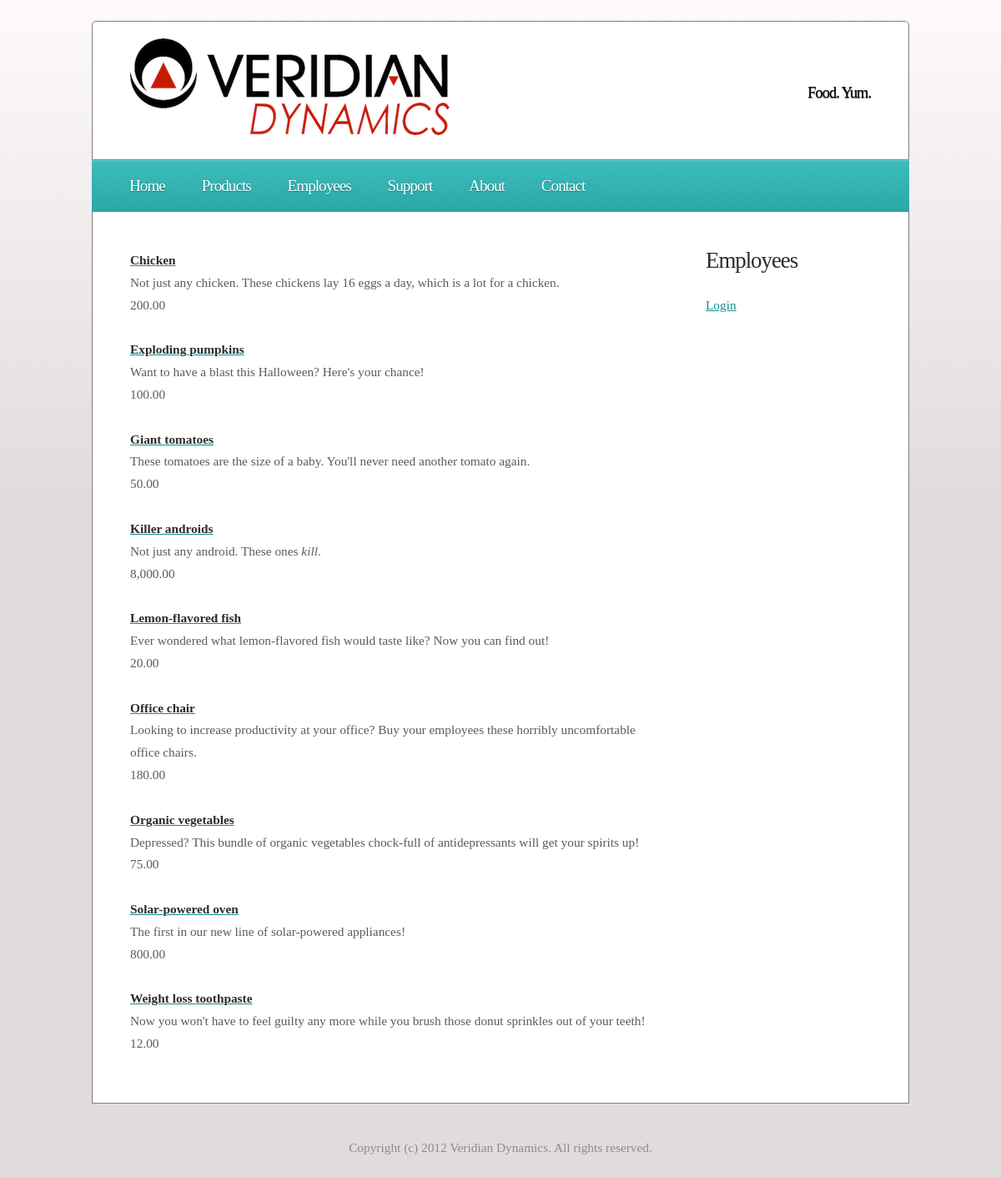
The page /site-insecure/products.php on the database its author committed.
### tables this page shows
CREATE TABLE `products` (
  `id` int(10) NOT NULL auto_increment,
  `name` varchar(50) NOT NULL,
  `description` varchar(1000) NOT NULL,
  `cost` float NOT NULL,
  PRIMARY KEY  (`id`),
  UNIQUE KEY `name` (`name`)
);

### site-insecure/products.php (the view, shortened to what this page needs)
<!DOCTYPE html PUBLIC "-//W3C//DTD XHTML 1.0 Strict//EN" "http://www.w3.org/TR/xhtml1/DTD/xhtml1-strict.dtd">
<html xmlns="http://www.w3.org/1999/xhtml">
<head>
<link rel="stylesheet" type="text/css" href="style.css" />
</head>
<body>
<div id="wrapper">
	<div id="header">
		<div id="logo">
                        <img id="toplogo" src="images/Veridian.png" alt="" />
		</div>
		<div id="slogan">
			<h2>Food. Yum.</h2>
		</div>
	</div>
	<div id="menu">
		<ul>
			<li class="first current_page_item"><a href="index.php">Home</a></li>
			<li><a href="products.php">Products</a></li>
			<li><a href="employee_list.php">Employees</a></li>
			<li><a href="support.php">Support</a></li>
			<li><a href="about.php">About</a></li>
			<li class="last"><a href="contact.php">Contact</a></li>
		</ul>
		<br class="clearfix" />
	</div>
	<div id="page">
		<div id="content">
			<div class="box" id="content-box1">
				<?php
                if (isset($_GET["id"]) && $_GET["id"] > 0)
				{
					$prdid = $_GET["id"];
					$query = "SELECT * FROM products WHERE id= $prdid";
					$result = mysql_query($query);
					if ( $obj = @mysql_fetch_object($result) )
					{
						echo "<table border=\"0\">";
						echo "<tr><td><strong>Name:</strong></td><td>$obj->name</td></tr>";
						echo "<tr><td><strong>Cost:</strong></td><td>" . money_format('$%i', $obj->cost) . "</td></tr>";
						echo "<tr><td valign=\"top\"><strong>Description:</strong></td><td>$obj->description</td></tr>";
						echo "</table>";
					}
				}
                                else
                                {
				$query = "SELECT * FROM `products` ORDER BY name";
				$result = mysql_query($query);
				$num = mysql_numrows($result);
				for ($i = 0; $i < $num; $i++)
				{
					echo "<a href=\"?id=" . mysql_result($result, $i, "id") . "\"><strong>" . mysql_result($result, $i, "name") . "</strong></a><br />";
					echo mysql_result($result, $i, "description") . "<br />";
					echo money_format('$%i', mysql_result($result, $i, "cost")) . "<br /><br />";
				}
				}
				?>
			</div>
			<br class="clearfix" />
		</div>
		<div id="sidebar">
			<div class="box">
				<h3>Employees</h3>
				<ol>
				<?php
				if (isset($_SESSION["valid_id"]))
				{
					echo "<li><a href=\"employees.php\">Profile</a></li>";
					echo "<li><a href=\"logout.php\">Logout</a></li>";
				}
				else
				{
					echo "<li><a href=\"login.php\">Login</a></li>";
				}
				?>
				</ol>
			</div>
		</div>
		<br class="clearfix" />
	</div>
</div>
<div id="footer">
	Copyright (c) 2012 Veridian Dynamics. All rights reserved.
</div>
</body>
</html>

### site-insecure/style.css (style rules this page uses)
* { margin: 0; padding: 0; }
a { text-decoration: underline; color: #0F8C8C; }
body { font-size: 11.5pt; color: #5C5B5B; line-height: 1.75em; background: #E0DCDC url(images/img01.gif) repeat-x top left; }
body,input { font-family: Georgia, serif; }
strong { color: #2C2B2B; }
h1,h2,h3,h4 { font-weight: normal; letter-spacing: -1px; }
h2 { font-size: 2.25em; }
h2,h3,h4 { color: #2C2B2B; margin-bottom: 1em; }
h3 { font-size: 1.75em; }
#toplogo { margin-top:15px; }
ul { margin-bottom: 1.5em; }
.box { overflow: hidden; margin-bottom: 1em; }
#content { width: 665px; float: left; padding: 0; }
#content-box1 { width: 640px; float: left; }
#footer { margin: 40px 0 120px 0; text-align: center; color: #8C8B8B; }
#header { height: 75px; position: relative; background: white; padding: 45px; color: #FFFFFF; width: 888px; border: solid 1px #7E7E7E; border-top-left-radius: 5px; border-top-right-radius: 5px; overflow: hidden; }
#logo { line-height: 160px; height: 160px; padding: 5px 0 0 0; position: absolute; top: 0; left: 45px; }
#slogan { line-height: 160px; height: 160px; padding: 5px 0 0 0; position: absolute; right: 45px; top: 0; }
#slogan h2 { color: black; font-size: 1.2em; text-shadow: 0 1px 1px #3E3E3E; cursor: default }
#menu { padding: 0 45px 0 45px; position: relative; background: #209D9D url(images/img02.gif) repeat-x top left; margin: 0 0 0 0; height: 60px; line-height: 60px; width: 890px; border-top: solid 1px #5AD7D7; text-shadow: 0 1px 1px #007D7D; }
#menu a { text-decoration: none; color: #FFFFFF; font-size: 1.25em; letter-spacing: -1px; }
#menu ul { list-style: none; }
#menu ul li { padding: 0 20px 0 20px; display: inline; }
#menu ul li.first { padding-left: 0; }
#page { padding: 45px 45px 15px 45px; position: relative; width: 888px; margin: 0; border: solid 1px #7E7E7E; }
#sidebar { width: 200px; padding: 0; margin: 0 0 0 690px; }
#wrapper { position: relative; width: 980px; margin: 25px auto 0 auto; background: #FFFFFF; }

### rows shown on the page
products: name "Chicken", description "Not just any chicken. These chickens lay 16 eggs a day, which is a lot for a chicken.", cost "200.00"
products: name "Exploding pumpkins", description "Want to have a blast this Halloween? Here's your chance!", cost "100.00"
products: name "Giant tomatoes", description "These tomatoes are the size of a baby. You'll never need another tomato again.", cost "50.00"
products: name "Killer androids", description "Not just any android. These ones kill .", cost "8,000.00"
products: name "Lemon-flavored fish", description "Ever wondered what lemon-flavored fish would taste like? Now you can find out!", cost "20.00"
products: name "Office chair", description "Looking to increase productivity at your office? Buy your employees these horribly uncomfortable office chairs.", cost "180.00"
products: name "Organic vegetables", description "Depressed? This bundle of organic vegetables chock-full of antidepressants will get your spirits up!", cost "75.00"
products: name "Solar-powered oven", description "The first in our new line of solar-powered appliances!", cost "800.00"
products: name "Weight loss toothpaste", description "Now you won't have to feel guilty any more while you brush those donut sprinkles out of your teeth!", cost "12.00"
